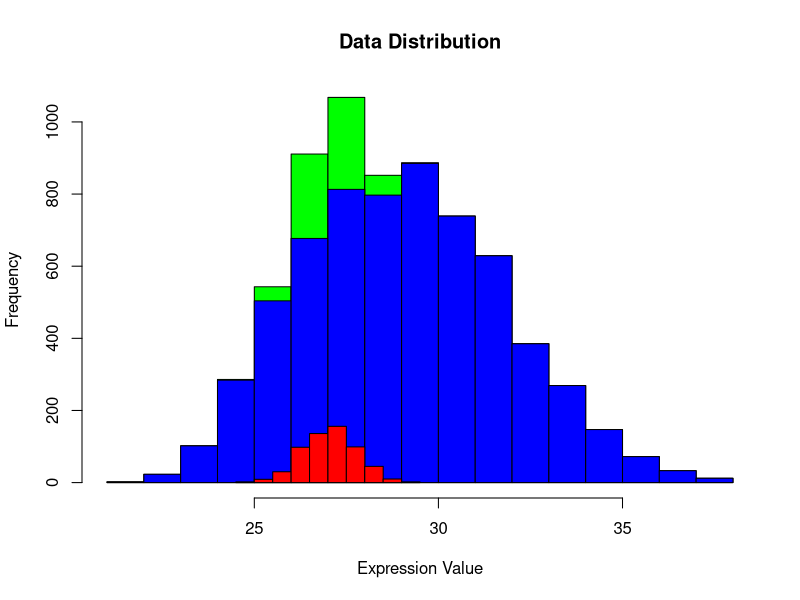

Reproduce this figure in R.
if(!require(data.table)){
  install.packages("data.table")
}
if(!require(ggplot2)){
  install.packages("ggplot2")
}

dat = fread("ms_toy.txt") #read data
dat = as.matrix(dat)      #transform fo better plotting

org_dat = dat[,1]         # select a column

c1 = org_dat              # copy for plot

s = sd(org_dat, na.rm = T)    # compute standart deviation
s = 1/4 *s                    # take fraction

q = quantile(org_dat, na.rm = T)  # compute quantiles
nm = as.numeric(q[2])             # set new mean to 25% quantile 

filles = list()               # list with new entries
for(i in 1:length(org_dat)){    # replace missing entries with new entries from new distribution
  if(is.na(org_dat[i])){
    org_dat[i] = rnorm(1, nm, s)
    filles[length(filles)+1]= org_dat[i]
  }
}

hist(org_dat, col = "Green", xlab = "Expression Value", main = "Data Distribution") # plot complete new distipution with imputed values in green
hist(c1, col = "Blue", add = T)                         # add inital distribution in blue
hist(as.numeric(filles), col = "Red", add=T)            # add dist of imputed values




